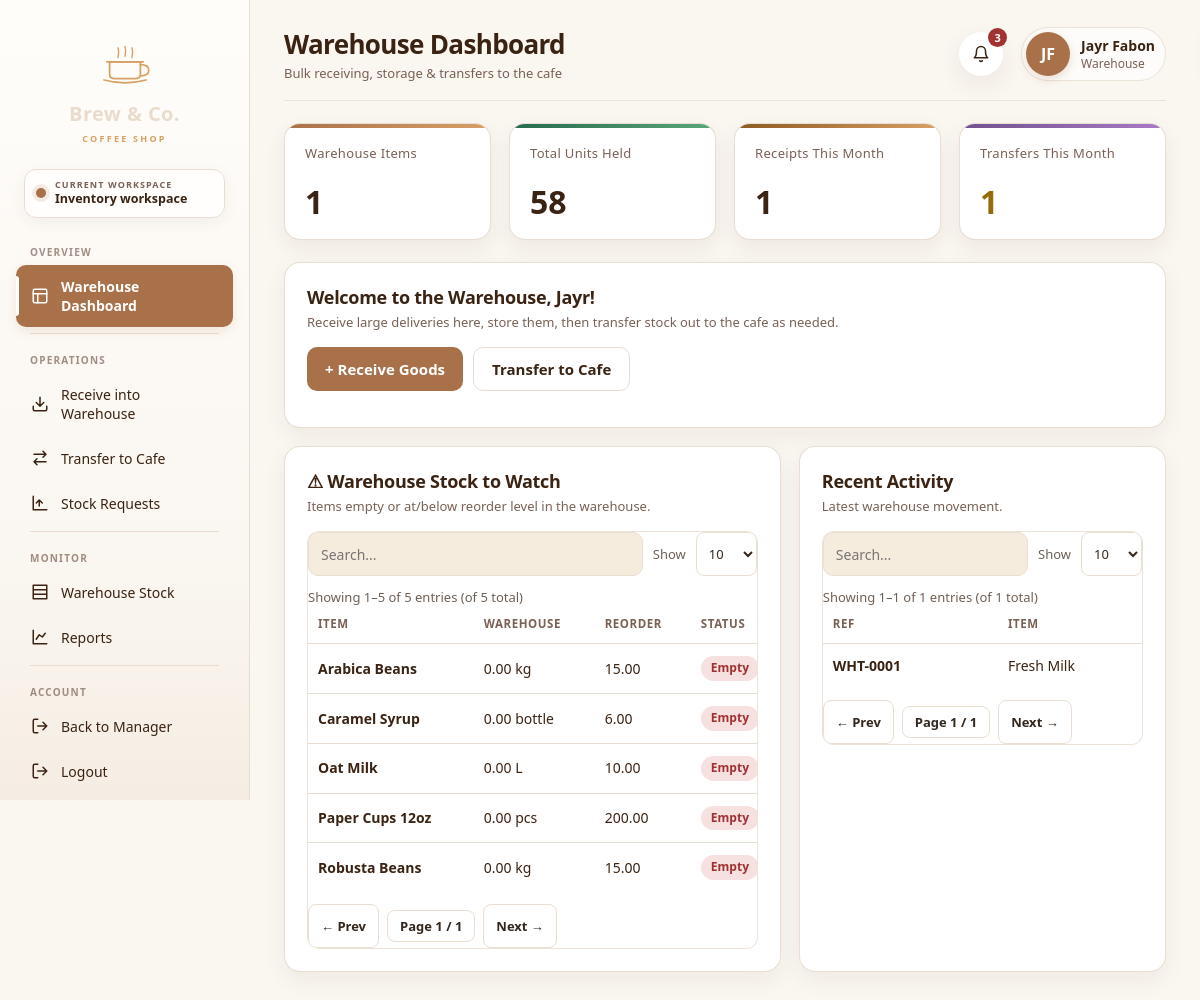
/warehouse.php (signed in), run on the app's committed database.
### tables this page shows
CREATE TABLE `items` (
  `id` int(10) UNSIGNED NOT NULL,
  `code` varchar(20) NOT NULL,
  `name` varchar(120) NOT NULL,
  `category_id` int(10) UNSIGNED NOT NULL,
  `unit` varchar(20) NOT NULL,
  `current_qty` decimal(12,2) NOT NULL DEFAULT 0.00,
  `reorder_level` decimal(12,2) NOT NULL DEFAULT 0.00,
  `cost` decimal(12,2) NOT NULL DEFAULT 0.00,
  `cost_status` enum('approved','pending') NOT NULL DEFAULT 'approved',
  `old_cost` decimal(12,2) DEFAULT NULL,
  `is_active` tinyint(1) NOT NULL DEFAULT 1,
  `created_at` timestamp NOT NULL DEFAULT current_timestamp()
);

CREATE TABLE `warehouse_transfers` (
  `id` int(10) UNSIGNED NOT NULL,
  `ref` varchar(20) NOT NULL,
  `item_id` int(10) UNSIGNED NOT NULL,
  `qty` decimal(12,2) NOT NULL,
  `unit` varchar(20) NOT NULL,
  `note` varchar(255) DEFAULT NULL,
  `transferred_by` int(10) UNSIGNED NOT NULL,
  `created_at` timestamp NOT NULL DEFAULT current_timestamp()
);

### warehouse.php (the view, shortened to what this page needs)
<?php
require __DIR__ . '/db.php';
$u = $_SESSION['user'];
$user = ['firstName'=>$u['firstName'],'lastName'=>$u['lastName'],'role'=>'Warehouse'];
$initials = strtoupper(substr($u['firstName'],0,1).substr($u['lastName'],0,1));
$stock = [];
if (db_ok()) {
    $stock = db_all("SELECT i.id, i.code, i.name, i.unit, i.reorder_level, i.cost, i.current_qty,
                            COALESCE(ws.qty,0) wqty, COALESCE(ws.id,0) ws_id
                     FROM items i
                     LEFT JOIN warehouse_stock ws ON ws.item_id = i.id
                     WHERE i.is_active = 1
                     ORDER BY i.name");
}
$transfers = [];
if (db_ok()) {
    $transfers = db_all("SELECT t.ref, i.name item, t.qty, t.unit, t.note, DATE(t.created_at) date,
                                CONCAT(u.first_name,' ',u.last_name) who
                         FROM warehouse_transfers t
                         JOIN items i ON i.id=t.item_id
                         JOIN users u ON u.id=t.transferred_by
                         ORDER BY t.created_at DESC LIMIT 100");
}
$totalWhQty = 0; $whItemCount = 0; $lowWh = 0;
foreach ($stock as $s) { $totalWhQty += $s['wqty']; if ($s['wqty']>0) $whItemCount++; if ($s['wqty'] <= $s['reorder_level']) $lowWh++; }
$recThisMonth = db_ok() ? (int)db_one("SELECT COUNT(*) n FROM warehouse_receipts WHERE DATE_FORMAT(created_at,'%Y-%m')=DATE_FORMAT(CURDATE(),'%Y-%m')")['n'] : 0;
$trfThisMonth = db_ok() ? (int)db_one("SELECT COUNT(*) n FROM warehouse_transfers WHERE DATE_FORMAT(created_at,'%Y-%m')=DATE_FORMAT(CURDATE(),'%Y-%m')")['n'] : 0;
function whStatus($qty,$reorder){ if($qty<=0)return ['Empty','danger']; if($qty<=$reorder)return ['Low','warn']; return ['Stocked','ok']; }
?>
<!DOCTYPE html>
<html lang="en">
<head>
<link rel="stylesheet" href="responsive-ui.css">
<link rel="stylesheet" href="dashboard-navigation.css">
<link rel="stylesheet" href="inventory-ui.css">
<link rel="stylesheet" href="warehouse-operations.css">
</head>
<body>
<aside class="sidebar" id="sidebar">
    <a href="#" class="logo" onclick="goHome(event)" title="Go to dashboard" style="text-decoration:none;cursor:pointer;">
    <img src="brewco-logo.svg" alt="Brew & Co.">
    <span class="brand-name">Brew &amp; Co.</span>
    <span class="brand-tagline">Coffee Shop</span>
  </a>
  <nav class="nav" aria-label="Warehouse navigation">
    <div class="nav-section-label">Overview</div>
    <a data-view="dashboard" class="active" aria-current="page"><svg viewBox="0 0 24 24"><rect x="3" y="3" width="18" height="18" rx="2"/><path d="M3 9h18M9 21V9"/></svg> Warehouse Dashboard</a>
    <div class="nav-divider"></div>
    <div class="nav-section-label">Operations</div>
    <a data-view="receive"><svg viewBox="0 0 24 24"><path d="M21 15v4a2 2 0 0 1-2 2H5a2 2 0 0 1-2-2v-4M7 10l5 5 5-5M12 15V3"/></svg> Receive into Warehouse</a>
    <a data-view="transfer"><svg viewBox="0 0 24 24"><path d="M4 17h16M4 17l4-4M4 17l4 4M20 7H4M20 7l-4-4M20 7l-4 4"/></svg> Transfer to Cafe</a>
    <a data-view="requests"><svg viewBox="0 0 24 24"><path d="M3 3v18h18M7 12l4-4 4 4M11 8v8"/></svg> Stock Requests </a>
    <div class="nav-divider"></div>
    <div class="nav-section-label">Monitor</div>
    <a data-view="stock"><svg viewBox="0 0 24 24"><path d="M3 3h18v18H3zM3 9h18M3 15h18"/></svg> Warehouse Stock</a>
    <a data-view="reports"><svg viewBox="0 0 24 24"><path d="M3 3v18h18"/><path d="M7 15l4-6 4 3 4-5"/></svg> Reports</a>
    <div class="nav-divider"></div>
    <div class="nav-section-label">Account</div>
    <a href="inventory-manager.php"><svg viewBox="0 0 24 24"><path d="M9 21H5a2 2 0 0 1-2-2V5a2 2 0 0 1 2-2h4M16 17l5-5-5-5M21 12H9"/></svg> Back to Manager</a>
    <a href="logout.php"><svg viewBox="0 0 24 24"><path d="M9 21H5a2 2 0 0 1-2-2V5a2 2 0 0 1 2-2h4M16 17l5-5-5-5M21 12H9"/></svg> Logout</a>
  </nav>
</aside>
<main class="main">
  <div class="topbar">
    <div style="display:flex;align-items:center;gap:14px">
      <div><h1 id="pageTitle">Warehouse Dashboard</h1><div class="sub" id="pageSub">Bulk receiving, storage &amp; transfers to the cafe</div></div>
    </div>
    <div class="user-area">
      <?= notification_bell($u['role']) ?>
      <div class="who"><div class="avatar"><?= $initials ?></div><div><div class="n"><?= htmlspecialchars($user['firstName'].' '.$user['lastName']) ?></div><div class="r"><?= htmlspecialchars($user['role']) ?></div></div></div>
    </div>
  </div>
  <section class="view active" id="view-dashboard">
    <div class="stats">
      <div class="stat"><div class="t">Warehouse Items</div><div class="v"><?= $whItemCount ?></div></div>
      <div class="stat"><div class="t">Total Units Held</div><div class="v"><?= number_format($totalWhQty) ?></div></div>
      <div class="stat"><div class="t">Receipts This Month</div><div class="v"><?= $recThisMonth ?></div></div>
      <div class="stat"><div class="t">Transfers This Month</div><div class="v warn"><?= $trfThisMonth ?></div></div>
    </div>
    <div class="panel">
      <h2>Welcome to the Warehouse, <?= htmlspecialchars($user['firstName']) ?>!</h2>
      <div class="desc">Receive large deliveries here, store them, then transfer stock out to the cafe as needed.</div>
      <div class="tools" style="margin-top:6px">
        <button class="btn-primary" style="width:auto;padding:11px 18px" onclick="showView('receive')">+ Receive Goods</button>
        <button class="btn-primary" style="width:auto;padding:11px 18px;background:#fff;color:var(--ink);border:1px solid var(--line)" onclick="showView('transfer')">Transfer to Cafe</button>
      </div>
    </div>
    <div class="grid">
      <div class="panel">
        <h2>⚠ Warehouse Stock to Watch</h2>
        <div class="desc">Items empty or at/below reorder level in the warehouse.</div>
        <?php $watch = array_filter($stock, function($s) { return $s['wqty'] <= $s['reorder_level']; }); ?>
        <?php if ($watch): ?>
        <div class="table-wrap"><table class="dt">
          <thead><tr><th>Item</th><th>Warehouse</th><th>Reorder</th><th>Status</th></tr></thead>
          <tbody><?php foreach($watch as $s): [$l,$c]=whStatus($s['wqty'],$s['reorder_level']); ?>
            <tr><td><b><?= htmlspecialchars($s['name']) ?></b></td><td><?= $s['wqty'] ?> <?= htmlspecialchars($s['unit']) ?></td><td><?= $s['reorder_level'] ?></td><td><span class="pill <?= $c ?>"><?= $l ?></span></td></tr>
          <?php endforeach; ?></tbody></table></div>
        <?php else: ?><div class="empty"><svg viewBox="0 0 24 24"><path d="M20 6L9 17l-5-5"/></svg><div>All warehouse items are healthy. 👍</div></div><?php endif; ?>
      </div>
      <div class="panel">
        <h2>Recent Activity</h2>
        <div class="desc">Latest warehouse movement.</div>
        <?php $recent = array_slice($transfers,0,4); ?>
        <?php if ($recent): ?><div class="table-wrap"><table class="dt">
          <thead><tr><th>Ref</th><th>Item</th><th>Qty</th></tr></thead>
          <tbody><?php foreach($recent as $t): ?><tr><td><b><?= $t['ref'] ?></b></td><td><?= htmlspecialchars($t['item']) ?></td><td><?= $t['qty'] ?> <?= $t['unit'] ?></td></tr><?php endforeach; ?></tbody>
        </table></div>
        <?php else: ?><div class="empty">No transfers yet.</div><?php endif; ?>
      </div>
    </div>
  </section>
</main>
</body>
</html>

### db.php (shortened to what this page needs)
<?php
function db() {
    static $pdo = null;
    if ($pdo !== null) return $pdo;
    try {
        $pdo = new PDO(
            'mysql:host=' . DB_HOST . ';dbname=' . DB_NAME . ';charset=utf8mb4',
            DB_USER,
            DB_PASS,
            [PDO::ATTR_ERRMODE => PDO::ERRMODE_EXCEPTION,
             PDO::ATTR_DEFAULT_FETCH_MODE => PDO::FETCH_ASSOC]
        );
        return $pdo;
    } catch (PDOException $e) {
        return null;
    }
}
function db_ok() { return db() !== null; }
function db_all($sql, $params = []) {
    $st = db()->prepare($sql);
    $st->execute($params);
    return $st->fetchAll();
}
function db_one($sql, $params = []) {
    $rows = db_all($sql, $params);
    return $rows[0] ?? null;
}
function notification_bell($role) {
    $n = get_notifications($role);
    $count = count($n);
    $html = '<style>.dropdown{display:none}.dropdown.show{display:block !important}</style>
<div class="pos" style="position:relative">
      <button class="icon-btn" onclick="toggleNoti(event)" aria-label="Notifications">
        <svg viewBox="0 0 24 24" style="width:18px;height:18px;stroke:currentColor;fill:none;stroke-width:2;stroke-linecap:round;stroke-linejoin:round"><path d="M18 8a6 6 0 0 0-12 0c0 7-3 9-3 9h18s-3-2-3-9M13.7 21a2 2 0 0 1-3.4 0"/></svg>
        <span class="badge" style="position:absolute;top:-4px;right:-4px;background:#a23232;color:#fff;font-size:11px;min-width:19px;height:19px;border-radius:10px;display:flex;align-items:center;justify-content:center;font-weight:700;padding:0 4px">'.$count.'</span>
      </button>
      <div class="dropdown" id="notiBox" role="menu" style="position:absolute;top:52px;right:0;width:300px;background:#fff;border-radius:14px;box-shadow:0 14px 40px rgba(74,47,34,.18);padding:8px;z-index:50">
        <h4 style="font-size:13px;color:#6f6055;padding:10px 12px 6px">NOTIFICATIONS</h4>';
    if ($count) {
        foreach ($n as $x) {
            $html .= '<div class="noti" style="display:flex;gap:10px;padding:11px 12px;border-radius:10px">
              <span class="dot" style="width:8px;height:8px;border-radius:50%;background:#a23232;margin-top:6px;flex-shrink:0"></span>
              <div class="txt" style="font-size:13px"><b>'.htmlspecialchars($x['title']).'</b><small style="color:#6f6055;display:block;margin-top:2px">'.htmlspecialchars($x['text']).'</small></div></div>';
        }
    } else {
        $html .= '<div style="padding:20px;text-align:center;color:#6f6055;font-size:13px">No new notifications. 🎉</div>';
    }
    $html .= '</div></div>';
    return $html;
}
function get_notifications($role) {
    $notifs = [];
    try {
        if ($role === 'clerk') {
            $low = db_all("SELECT name, current_qty, unit, reorder_level FROM items
                           WHERE is_active=1 AND current_qty <= reorder_level ORDER BY (current_qty/reorder_level)");
            foreach ($low as $r) {
                $notifs[] = ['title' => $r['name'].' is low ('.$r['current_qty'].' '.$r['unit'].')',
                             'text' => 'Reorder level: '.$r['reorder_level'].' '.$r['unit']];
            }
        } elseif ($role === 'manager') {
            $p = (int)db_one("SELECT COUNT(*) n FROM purchase_requests WHERE status='pending'")['n'];
            if ($p) $notifs[] = ['title' => $p.' purchase request(s) pending approval', 'text' => 'Awaiting Finance decision'];
            $q = (int)db_one("SELECT COUNT(*) n FROM quality_checks WHERE status='pending'")['n'];
            if ($q) $notifs[] = ['title' => $q.' quality check(s) pending', 'text' => 'Verify received goods'];
            $s = (int)db_one("SELECT COUNT(*) n FROM shipments WHERE status IN ('In transit','Out for delivery','Delivered')")['n'];
            if ($s) $notifs[] = ['title' => $s.' incoming shipment(s)', 'text' => 'Track and receive'];
            $pr = (int)db_one("SELECT COUNT(*) n FROM items WHERE cost_status='pending'")['n'];
            $wr = (int)db_one("SELECT COUNT(*) n FROM warehouse_requests WHERE status='pending'")['n'];
        } elseif ($role === 'cashier' || $role === 'barista' || $role === 'cleaner') {
            $pl = (int)db_one("SELECT COUNT(*) n FROM pos_orders WHERE status='placed'")['n'];
            if ($pl) $notifs[] = ['title' => $pl.' order(s) waiting for payment', 'text' => 'Finalize in the cashier screen'];
        }
    } catch (Throwable $e) {  }
    return $notifs;
}

### responsive-ui.css (style rules this page uses)
:root { --bc-safe-x: clamp(14px, 3vw, 32px); --bc-safe-y: clamp(14px, 2.8vw, 30px); --bc-touch-target: 44px; --bc-radius: 12px; --bc-shadow: 0 10px 30px rgba(59, 35, 19, .10); }
*, *::before, *::after { box-sizing: border-box; }
html { -webkit-text-size-adjust: 100%; text-size-adjust: 100%; }
html, body { max-width: 100%; overflow-x: hidden; }
body { min-width: 320px; }
img, svg, video, canvas { max-width: 100%; }
img { height: auto; }
button, input, select, textarea { font: inherit; }
button, a, input, select, textarea, summary { touch-action: manipulation; }
button, [role="button"], .btn, .btn-primary, .hamburger, .sidebar-toggle { min-height: var(--bc-touch-target); }
.main, .content, .page-content, .panel, .card, .modal-content, .dialog, .form-section, .grid, .grid2, .two-col, .layout, .form-grid, .stats, .stat-row, .topbar { min-width: 0; }
.break-anywhere, td, .value, .muted, .detail, .text-muted { overflow-wrap: anywhere; }
.bc-table-scroll, .table-wrap, .table-responsive, .data-table-wrap, .sales-table-wrap { display: block; width: 100%; max-width: 100%; overflow-x: auto; overscroll-behavior-inline: contain; -webkit-overflow-scrolling: touch; scrollbar-color: rgba(122, 96, 85, .45) transparent; }

### inventory-ui.css (style rules this page uses)
:root { --bc-inv-ink: #3b2313; --bc-inv-muted: #7a6055; --bc-inv-line: #e8ddd0; --bc-inv-surface: #fff; --bc-inv-tint: #faf6f0; --bc-inv-tint-strong: #f5ede3; --bc-inv-accent: #a9714a; --bc-inv-ok: #256b4d; --bc-inv-warn: #96690a; --bc-inv-danger: #a23232; }
body.bc-inventory-shell .main { min-width: 0; }
body.bc-inventory-shell .panel { min-width: 0; border-color: rgba(232, 221, 208, .95); }
.bc-inventory-shell .tools { align-items: stretch; gap: 10px; }
.bc-inventory-shell .table-wrap { border: 1px solid rgba(232, 221, 208, .78); border-radius: 12px; background: #fff; }
.bc-inventory-shell .table-wrap table { margin: 0; }
.bc-inventory-shell .table-wrap thead th { white-space: nowrap; }
.bc-inventory-shell .table-wrap td { line-height: 1.42; }
.bc-inventory-shell .table-wrap tbody tr { transition: background-color .16s ease; }

### warehouse-operations.css (style rules this page uses)
:root { --bc-warehouse-ink: #3b2313; --bc-warehouse-muted: #7a6055; --bc-warehouse-line: #e8ddd0; --bc-warehouse-accent: #a9714a; --bc-warehouse-ok: #256b4d; --bc-warehouse-warn: #96690a; --bc-warehouse-danger: #a23232; }
body.bc-warehouse-shell .main { min-width: 0; }
body.bc-warehouse-shell .panel { min-width: 0; }
.bc-warehouse-shell .table-wrap { border: 1px solid rgba(232,221,208,.82); border-radius: 12px; background: #fff; }
.bc-warehouse-shell .table-wrap table { margin: 0; }
.bc-warehouse-shell .table-wrap thead th { white-space: nowrap; }
.bc-warehouse-shell .table-wrap td { line-height: 1.4; }

### data on the page
items: name "Arabica Beans", wqty "0.00", unit "kg", reorder_level "15.00", l "Empty"
items: name "Caramel Syrup", wqty "0.00", unit "bottle", reorder_level "6.00", l "Empty"
items: name "Oat Milk", wqty "0.00", unit "L", reorder_level "10.00", l "Empty"
items: name "Paper Cups 12oz", wqty "0.00", unit "pcs", reorder_level "200.00", l "Empty"
items: name "Robusta Beans", wqty "0.00", unit "kg", reorder_level "15.00", l "Empty"
warehouse_transfers: ref "WHT-0001", item.name "Fresh Milk"

### other printed values
$count "3"
$initials "JF"
$user['firstName'].' '.$user['lastName'] "Jayr Fabon"
$user['role'] "Warehouse"
$whItemCount "1"
$totalWhQty "58"
$recThisMonth "1"
$trfThisMonth "1"
$user['firstName'] "Jayr"
